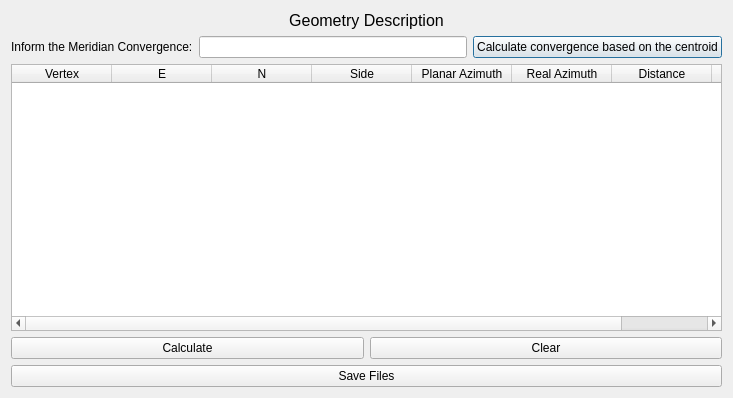
<?xml version="1.0" encoding="UTF-8"?>
<ui version="4.0">
 <class>Dialog</class>
 <widget class="QDialog" name="Dialog">
  <property name="geometry">
   <rect>
    <x>0</x>
    <y>0</y>
    <width>733</width>
    <height>398</height>
   </rect>
  </property>
  <property name="windowTitle">
   <string>Azimuths and Distances</string>
  </property>
  <layout class="QGridLayout" name="gridLayout">
   <item row="0" column="0">
    <widget class="QLabel" name="label">
     <property name="font">
      <font>
       <pointsize>12</pointsize>
      </font>
     </property>
     <property name="text">
      <string>Geometry Description</string>
     </property>
     <property name="alignment">
      <set>Qt::AlignCenter</set>
     </property>
    </widget>
   </item>
   <item row="1" column="0">
    <layout class="QHBoxLayout" name="horizontalLayout_3">
     <item>
      <layout class="QHBoxLayout" name="horizontalLayout">
       <item>
        <widget class="QLabel" name="label_2">
         <property name="text">
          <string>Inform the Meridian Convergence:</string>
         </property>
        </widget>
       </item>
       <item>
        <widget class="QLineEdit" name="lineEdit">
         <property name="toolTip">
          <string>Use decimal degrees</string>
         </property>
        </widget>
       </item>
      </layout>
     </item>
     <item>
      <widget class="QPushButton" name="convergenceButton">
       <property name="text">
        <string>Calculate convergence based on the centroid</string>
       </property>
      </widget>
     </item>
    </layout>
   </item>
   <item row="2" column="0">
    <widget class="QTableWidget" name="tableWidget">
     <column>
      <property name="text">
       <string>Vertex</string>
      </property>
     </column>
     <column>
      <property name="text">
       <string>E</string>
      </property>
     </column>
     <column>
      <property name="text">
       <string>N</string>
      </property>
     </column>
     <column>
      <property name="text">
       <string>Side</string>
      </property>
     </column>
     <column>
      <property name="text">
       <string>Planar Azimuth</string>
      </property>
     </column>
     <column>
      <property name="text">
       <string>Real Azimuth</string>
      </property>
     </column>
     <column>
      <property name="text">
       <string>Distance</string>
      </property>
     </column>
     <column>
      <property name="text">
       <string>Confronting</string>
      </property>
     </column>
    </widget>
   </item>
   <item row="3" column="0">
    <layout class="QHBoxLayout" name="horizontalLayout_2">
     <item>
      <widget class="QPushButton" name="calculateButton">
       <property name="text">
        <string>Calculate</string>
       </property>
      </widget>
     </item>
     <item>
      <widget class="QPushButton" name="clearButton">
       <property name="text">
        <string>Clear</string>
       </property>
      </widget>
     </item>
    </layout>
   </item>
   <item row="4" column="0">
    <widget class="QPushButton" name="saveFilesButton">
     <property name="text">
      <string>Save Files</string>
     </property>
    </widget>
   </item>
  </layout>
 </widget>
 <resources/>
 <connections/>
</ui>
